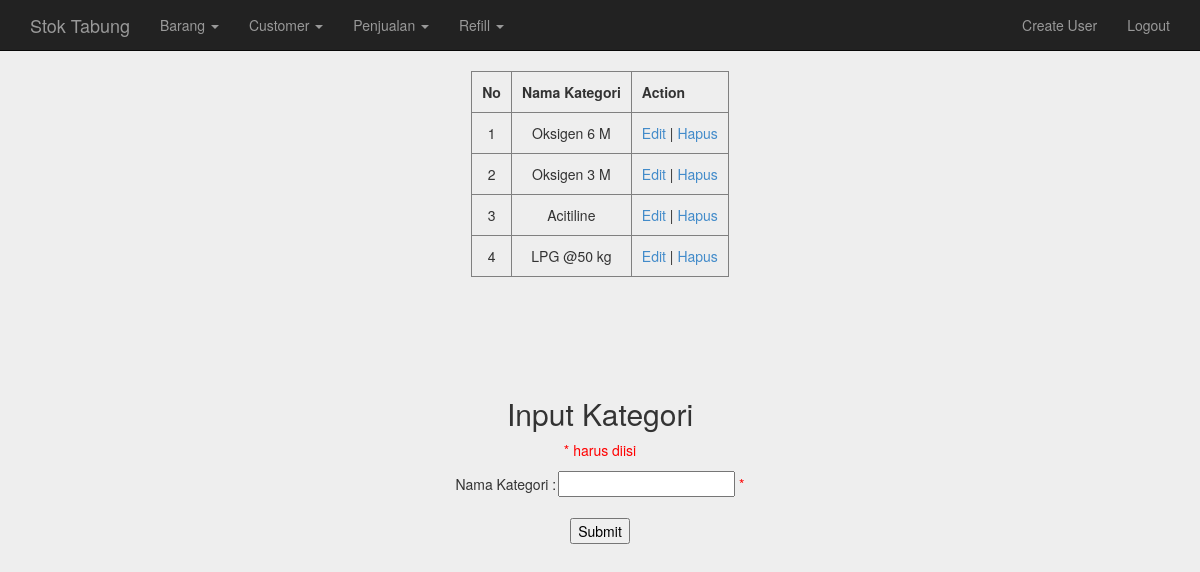
The page /kategori.php (signed in) on the database its author committed.
### tables this page shows
CREATE TABLE `kategori` (
  `id_kategori` int(5) NOT NULL,
  `nama_kategori` varchar(200) DEFAULT NULL
);

### db/pdo.php (called while the page is built, shortened)
<?php
function testdb_connect() {
$dbh = new PDO("mysql:host=localhost;dbname=stoktabung", "root", "");
     return ($dbh);
}
function getKategori() {
	$db = testdb_connect();
	$stmt = $db->query("SELECT * FROM kategori ORDER BY id_kategori ASC");
	$fetch_array = $stmt->fetchAll(PDO::FETCH_ASSOC);
	return($fetch_array);
}

### kategori.php (the view, shortened to what this page needs)
<?php
include 'header.php';
@$kategoris = getKategori();
?>
<div class="container">
  <div class="text-center">
	<div class="table">
		<table border="1" cellpadding="10" cellspacing="0" >
		  <tr>
		  	<th>No</th>
		    <th>Nama Kategori</th>
			<th>Action</th>
		  </tr>
	<?php
	foreach ($kategoris as $kategori):
		$id_kategori = $kategori['id_kategori'];
	?>
		<tr>
	<?php
		foreach ($kategori as $item):
		?>
			    <td style="border-bottom:none;"><?php echo $item; ?></td>
		<?php
		endforeach;
	?>
				<td style="border-bottom:none;"><a href="edit_kategori.php?id_kategori=<?php echo $id_kategori;?>">Edit</a> | <a href="hapus_kategori.php?id_kategori=<?php echo $id_kategori;?>">Hapus</a></td>
	 	 </tr>
	<?php
	endforeach;
	?>
		</table>
	</div>
	</div>
	</div>
	  <div class="text-center">
		<h2>Input Kategori</h2>
		<p><span class="error">* harus diisi</span></p>
		<form name="input_kategori" method="post" action="kategori_input.php">
		<table>
			  <tr>
				<td><span>Nama Kategori : </span></td>
				<td><input type="text" name="nama_kategori"/><span class="error"> * <?php echo $codeErr;?></span></td>
			  </tr>
		</table>
		<br/>
		<input type="submit" name="submit" value="Submit">
		</form>
	  </div>
<?php
	include 'footer.php';
?>

### css/styles.css (style rules this page uses)
body { background: #eee; }
table { margin: auto; }
.text-center { margin-bottom: 100px; }
.error { color: red; }

### rows shown on the page
kategori: id_kategori "1", nama_kategori "Oksigen 6 M"
kategori: id_kategori "2", nama_kategori "Oksigen 3 M"
kategori: id_kategori "3", nama_kategori "Acitiline"
kategori: id_kategori "4", nama_kategori "LPG @50 kg"
